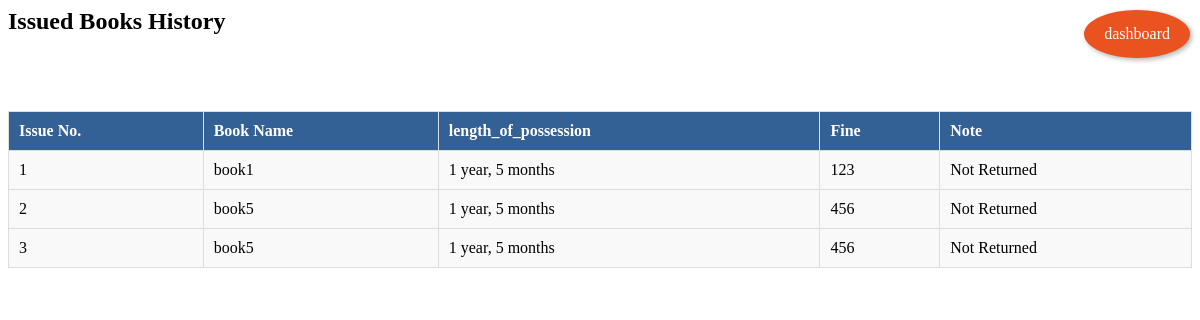
Before: /issued_books/ (signed in) with the older database file.
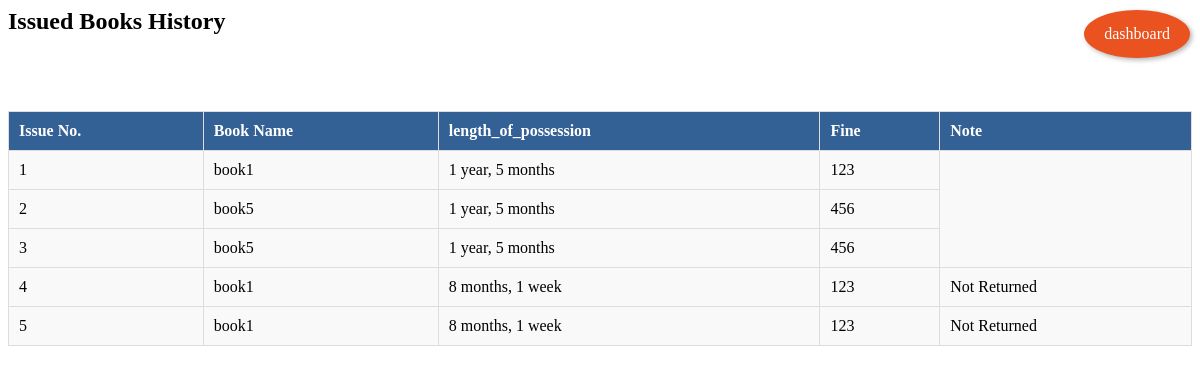
After: the same page with the newer database file.
### Home/models.py (models this page shows, shortened)
class Issued(models.Model):
    Issue_No = models.AutoField(primary_key=True)
    user = models.ForeignKey(User, on_delete=models.CASCADE, null=True, blank=True)
    book = models.ForeignKey(Books, on_delete=models.CASCADE)
    days = models.PositiveIntegerField(default=10)
    submit = models.BooleanField(default=False)
    create = models.DateTimeField(auto_now_add=True)
    class Meta:
        ordering = ['user']

class Books(models.Model):
    Bid = models.AutoField(primary_key=True)
    book_name = models.CharField(max_length=200, null=False)
    quantity = models.PositiveIntegerField()
    author = models.TextField(default='anonymous', null=False)
    genre = models.TextField(null=True, default='unknown')
    fine = models.PositiveSmallIntegerField(null=False, default=50)
    available_quantity = models.PositiveIntegerField(default=0)

### Home/views.py (the view)
# urls.py: path('issued_books/', IssuedList.as_view(), name='issued_books'),
@login_required
def issued_books(request: HttpRequest) -> HttpResponse:
    issued_books = Issued.objects.select_related('book').filter(user=request.user)
    return render(request, 'user/issued_books.html', {'issued_books': issued_books})

### templates/user/issued_books.html (shortened to what this page needs)
{% block content %}
<h2>Issued Books History</h2>
<a class="floating-button" href="{% url 'dashboard' %}">dashboard</a><br><br>
{% if issued_books %}
<table border = "1">
  <thead>
    <tr>
      <th>Issue No.</th>
      <th>Book Name</th>
      <th>length_of_possession</th>
      <th>Fine</th>
      <th>Note</th>
    </tr>
  </thead>
  <tbody>
    {% for issued_book in issued_books %}
      <tr>
        <td>{{ issued_book.Issue_No }}</td>
        <td>{{ issued_book.book.book_name }}</td>
        <td>{{ issued_book.create|timesince }}</td>
        <td>{{ issued_book.book.fine }}</td>
        {%if issued_book.submit == False %}
        <td>Not Returned</td>
        {%endif%}
      </tr>
    {% endfor %}
  </tbody>
</table>
{% else %}
  <p>No Issued Books</p>
{% endif %}
{% endblock %}

Changed rows visible on the page:
changed Issued id 1: no longer shows "Not Returned"
changed Issued id 2: no longer shows "Not Returned"
changed Issued id 3: no longer shows "Not Returned"
added Issued: Issue_No "4", book.book_name "book1", create "8 months, 1 week", book.fine "123", submit "Not Returned"
added Issued: Issue_No "5", book.book_name "book1", create "8 months, 1 week", book.fine "123", submit "Not Returned"
